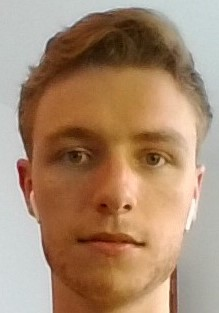
#> input picture Vision/Pretrained_compare/resources/TonyFace1.jpg, 219 x 313 px
$ python haar.py
#> lines starting #> are read from the running program, lines starting #| are printed output that depends on the picture; after the words box and inside, x2 and y2 are one past the last pixel; in counts of white or black regions, pixels touching at a corner belong together
#> further down, frame is the input picture: shape (313, 219, 3); mean B, G, R 110.4, 136.8, 168
import os
import cv2  # pip install opencv-python

# Load pre-trained haar cascades
resources_dir = os.path.join(os.path.dirname(__file__), "../resources")
face_cascade = cv2.CascadeClassifier(os.path.join(resources_dir, "haarcascade_frontalface_default.xml"))
profile_cascade = cv2.CascadeClassifier(os.path.join(resources_dir, "haarcascade_profileface.xml"))


def detect_faces(frame):

    gray = cv2.cvtColor(frame, cv2.COLOR_BGR2GRAY)
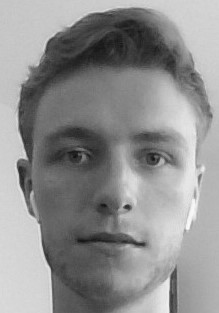
#> gray: shape (313, 219); min 16, max 252, mean 143.2

    # Detect frontal faces
    frontal_faces = face_cascade.detectMultiScale(gray, 1.1, 8)  # NOTE: Can optimize by changing min and max expected sizes
#> frontal_faces = [[20, 81, 186, 186]]

    line_thickness = frame.shape[0] // 240 or 1
#> line_thickness = 1

    # Draw the rectangle around each frontal face
    for (x, y, w, h) in frontal_faces:
        cv2.rectangle(frame, (x, y), (x + w, y + h), (0, 0, 255), line_thickness)
#> this loop made 1 pass
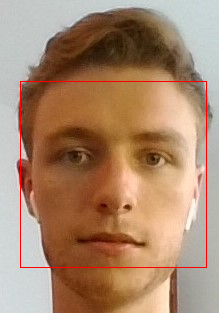
#> frame: shape (313, 219, 3); 1.09% of pixels changed, all inside (x1, y1, x2, y2) = (20, 81, 207, 268)

    # Uncomment to also detect profile faces:
    # # Detect profile faces
    # profile_faces = profile_cascade.detectMultiScale(gray, 1.1, 8)
    #
    # # Draw the rectangle around each profile face
    # for (x, y, w, h) in profile_faces:
    #     cv2.rectangle(frame, (x, y), (x + w, y + h), (0, 255, 0), line_thickness)

    return frame


if __name__ == "__main__":
    # For testing
    frame = cv2.imread("../resources/TonyFace1.jpg")
    frame = detect_faces(frame)
    cv2.imshow("Final", frame)
    cv2.waitKey(0)
